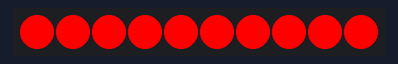
Simulated run of this sketch. Board: Arduino Mega 2560, built with avr-gcc and run on an emulated ATmega2560. Parts: 10 RGB LEDs in strip order, left to right. Dim RGB values are drawn brighter than linear.

Above: at 0.1 s.
At 1.1 s:
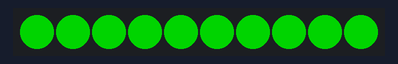
At 2.1 s:
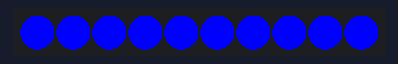

The sketch:

led_sd_servo.ino
```cpp
#include <FastLED.h>

#define DATA_PIN 24
#define NUM_LEDS 10

CRGB leds[NUM_LEDS];

void setup() {
  FastLED.addLeds<NEOPIXEL, DATA_PIN>(leds, NUM_LEDS);
}

void loop() {
  // Set all LEDs to red
  fill_solid(leds, NUM_LEDS, CRGB::Red);
  FastLED.show();
  delay(1000);

  // Set all LEDs to green
  fill_solid(leds, NUM_LEDS, CRGB::Green);
  FastLED.show();
  delay(1000);

  // Set all LEDs to blue
  fill_solid(leds, NUM_LEDS, CRGB::Blue);
  FastLED.show();
  delay(1000);
}
```

Measured:
- by itself, everything shown: repeats every 3.0 s, in 3 steps
- what the display in image 1 shows lasts 1.0 s, from 1.0 s to 2.0 s
